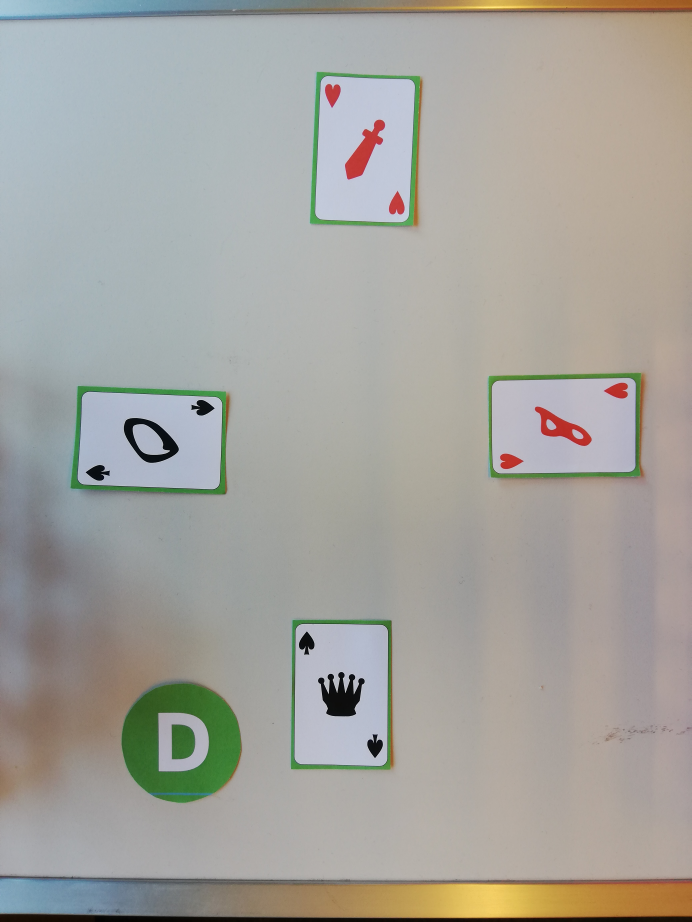
#> input picture train_games/game1/1.jpg, 3456 x 4608 px (shown at 1/5 size); its folder holds only this picture in this run
$ python -i cards_segmentation.py   (imports and definitions only)
#> lines starting #> are read from the running program, lines starting #| are printed output that depends on the picture; after the words box and inside, x2 and y2 are one past the last pixel; in counts of white or black regions, pixels touching at a corner belong together
import cv2
import numpy as np
from sklearn.cluster import KMeans
from scipy import ndimage
from copy import deepcopy
import os

# [16 lines left out: function mask_range, not called in this run]

def mask_thre(img):
    """
    Apply an adaptive threshold to the image (with dealer), in order to find all edges.
    Args:
        img: the image with 4 players and dealer
    Return:
        mask: the binary image after the adaptive threshold
    """

    image = cv2.cvtColor(img, cv2.COLOR_RGB2GRAY)
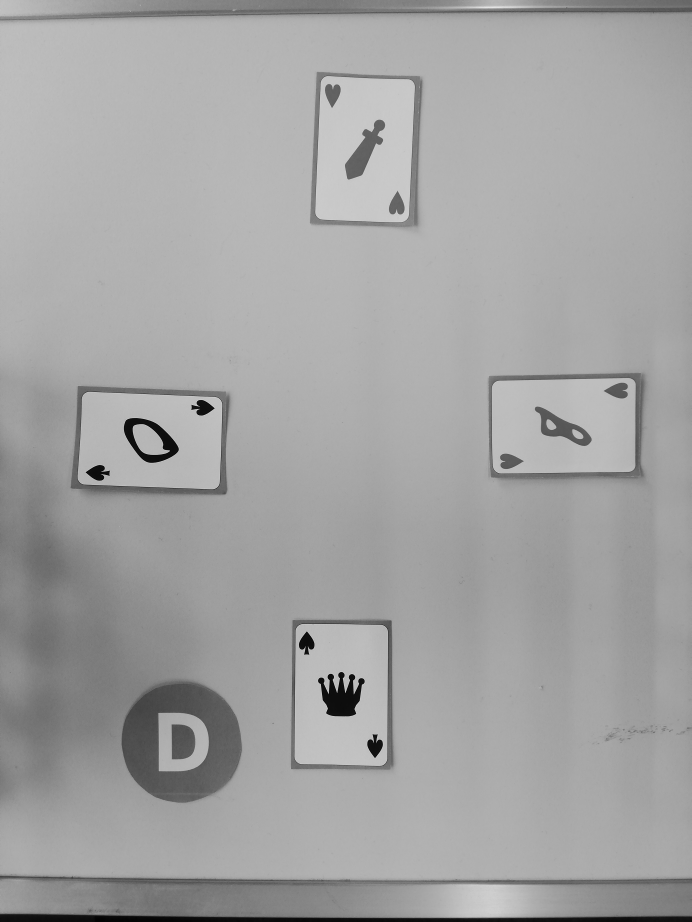
#> image: shape (4608, 3456) (shown at 1/5 size); min 0, max 253, mean 162.9
    mask = (1-cv2.adaptiveThreshold(image,1,cv2.ADAPTIVE_THRESH_GAUSSIAN_C,cv2.THRESH_BINARY,101,5))
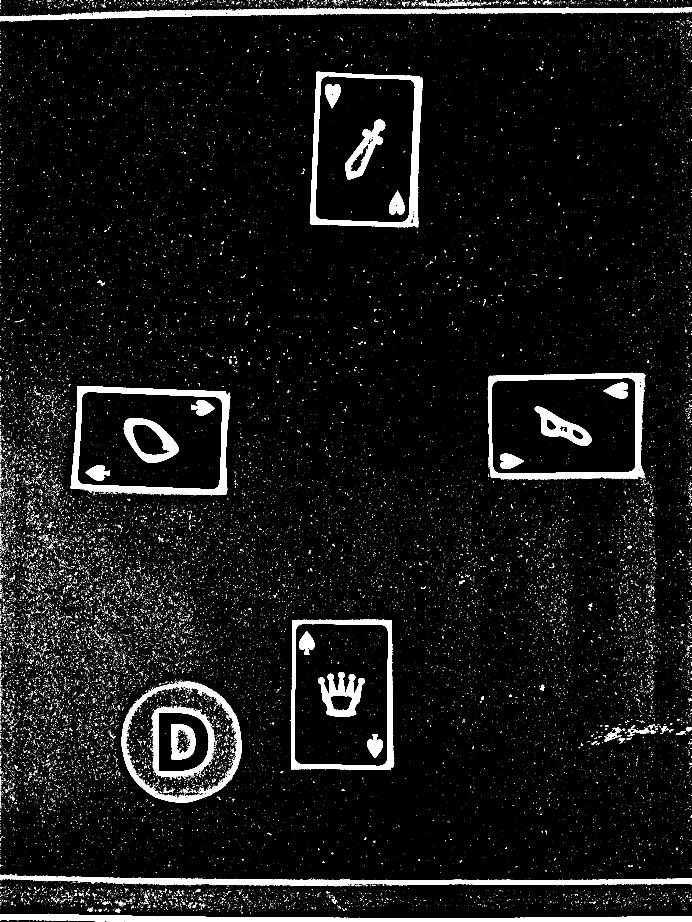
#> mask: shape (4608, 3456) (shown at 1/5 size); values 0 (black) and 1 (white), 5.1% white; 42470 white regions (41897 under 20 px), largest, box (x1, y1, x2, y2) and area: (0, 4570, 3456, 4608) 77495, (0, 4377, 3456, 4431) 75661, (0, 37, 3456, 109) 74389
    kernel = cv2.getStructuringElement(cv2.MORPH_ELLIPSE,(10,10))
    mask = ndimage.binary_opening(mask, kernel, iterations=1)
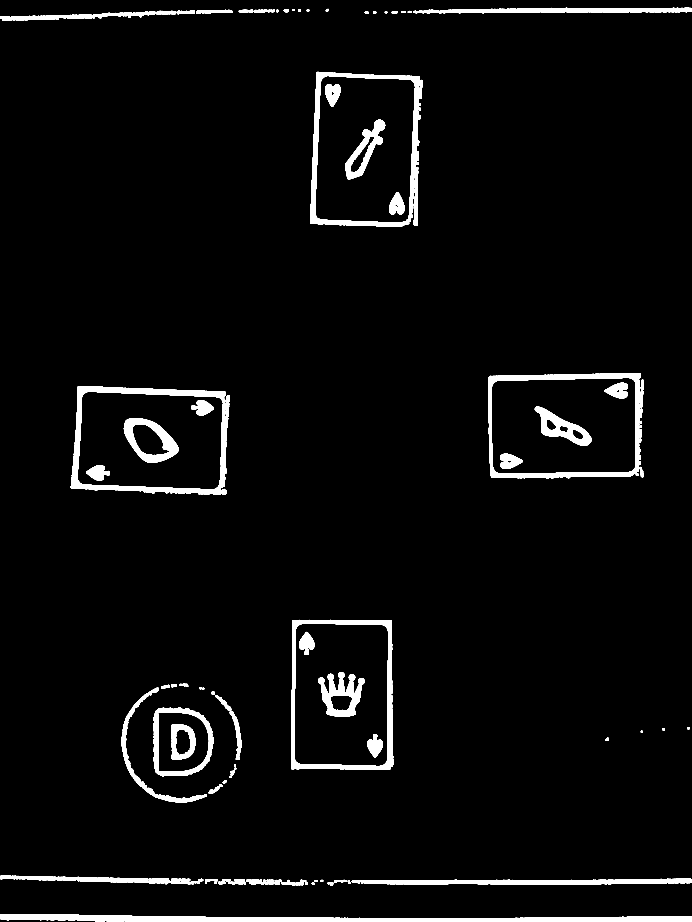
#> mask: shape (4608, 3456) bool (shown at 1/5 size); 3.8% white; 106 white regions, largest, box (x1, y1, x2, y2) and area: (0, 4570, 3456, 4608) 77231, (353, 1930, 1149, 2473) 63586, (1550, 359, 2112, 1134) 58767

    return mask

# [185 lines left out: functions players_clustering, find_corners, affin_transform, walkFile, read_image, not called in this run]

>>> import cv2
>>> picture = cv2.cvtColor(cv2.imread('../train_games/game1/1.jpg'), cv2.COLOR_BGR2RGB)
>>> result = mask_thre(picture)

$ run again, on train_games/game1/10.jpg
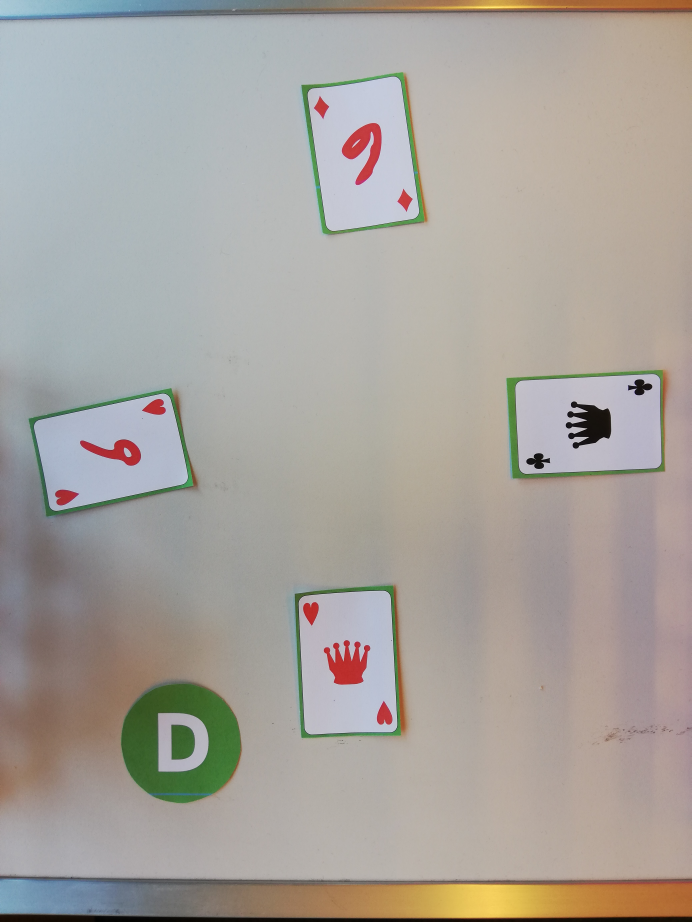
#> input picture train_games/game1/10.jpg, 3456 x 4608 px (shown at 1/5 size)
#> in mask_thre, `mask = (1-cv2.adaptiveThreshold(image,1,cv2.ADAPTIVE_THRESH_GAUSSIAN_C..`:
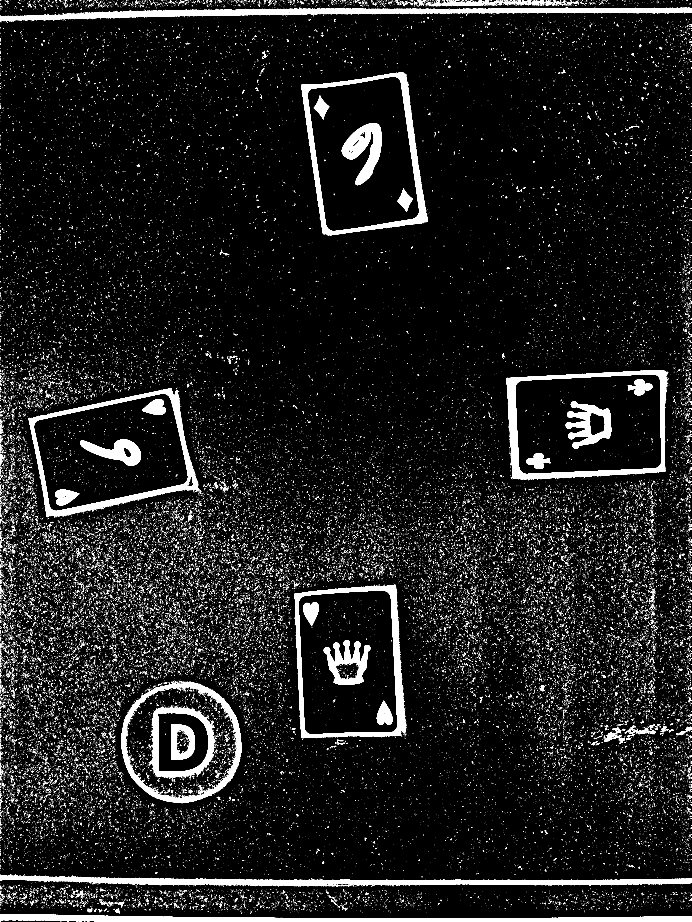
#> mask: shape (4608, 3456) (shown at 1/5 size); values 0 (black) and 1 (white), 5.9% white; 80475 white regions (79669 under 20 px), largest, box (x1, y1, x2, y2) and area: (0, 37, 3456, 107) 78883, (0, 4372, 3456, 4432) 78650, (0, 4572, 3456, 4608) 72794
#> in mask_thre, `mask = ndimage.binary_opening(mask, kernel, iterations=1)`:
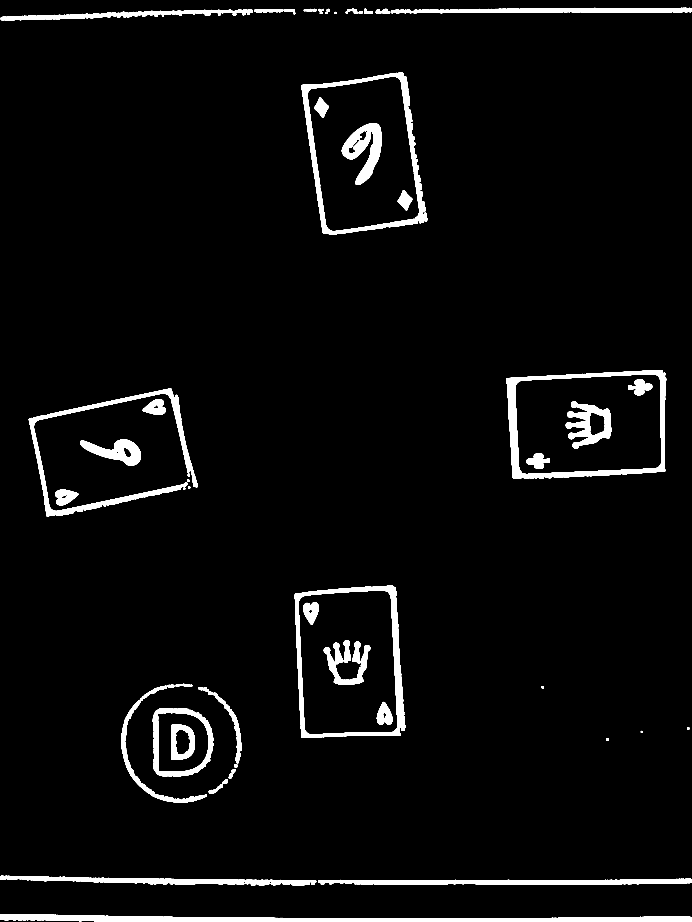
#> mask: shape (4608, 3456) bool (shown at 1/5 size); 3.9% white; 78 white regions, largest, box (x1, y1, x2, y2) and area: (0, 4572, 3456, 4608) 72545, (2532, 1850, 3332, 2395) 59805, (1507, 361, 2121, 1175) 53425

$ run again, on train_games/game1/11.jpg
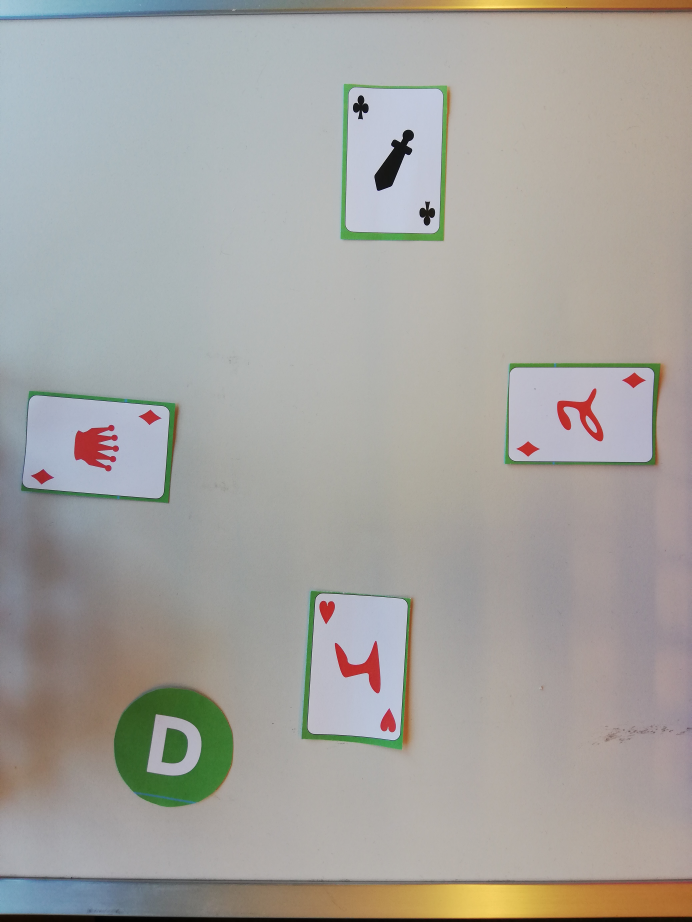
#> input picture train_games/game1/11.jpg, 3456 x 4608 px (shown at 1/5 size)
#> in mask_thre, `mask = (1-cv2.adaptiveThreshold(image,1,cv2.ADAPTIVE_THRESH_GAUSSIAN_C..`:
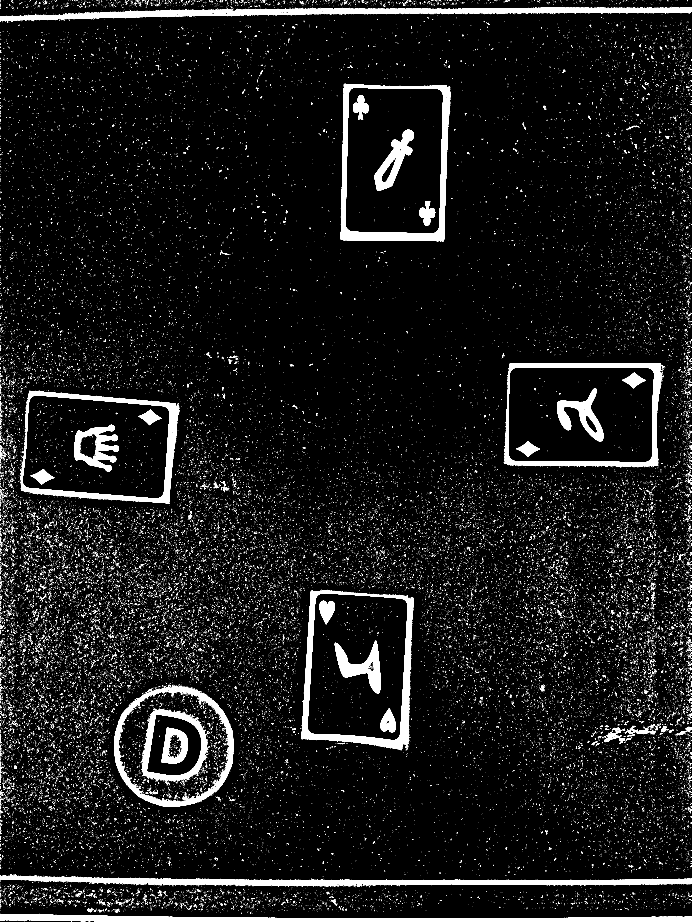
#> mask: shape (4608, 3456) (shown at 1/5 size); values 0 (black) and 1 (white), 5.4% white; 63102 white regions (62525 under 20 px), largest, box (x1, y1, x2, y2) and area: (0, 36, 3456, 109) 80667, (0, 4377, 3456, 4434) 77693, (0, 4572, 3456, 4608) 71986
#> in mask_thre, `mask = ndimage.binary_opening(mask, kernel, iterations=1)`:
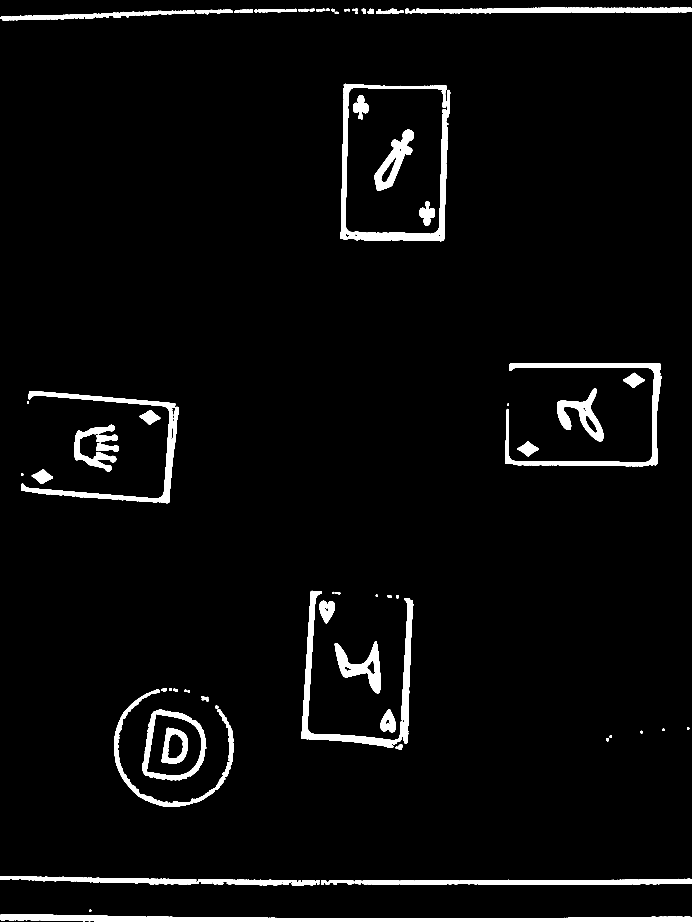
#> mask: shape (4608, 3456) bool (shown at 1/5 size); 3.8% white; 93 white regions, largest, box (x1, y1, x2, y2) and area: (0, 4572, 3456, 4608) 71698, (1703, 419, 2251, 1206) 61345, (2525, 1816, 3307, 2331) 47854
